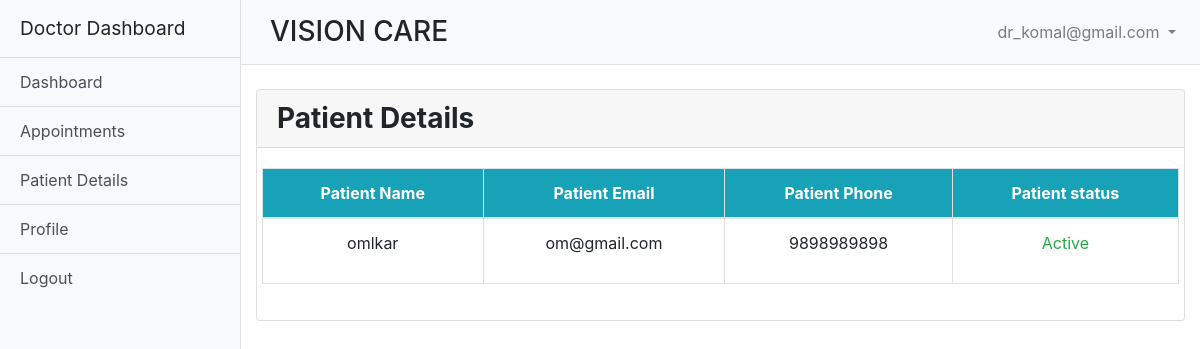
Screenshot of /doctor/viewPatient.php (signed in) with the database file from the repository.
### tables this page shows
CREATE TABLE `user` (
  `user_id` int(11) NOT NULL,
  `user_email` varchar(200) NOT NULL,
  `user_password` varchar(200) NOT NULL,
  `pass_change_status` tinyint(1) NOT NULL DEFAULT 0,
  `user_type` enum('Doctor','Patient','Admin','') NOT NULL,
  `user_name` varchar(300) DEFAULT NULL,
  `phone` varchar(13) DEFAULT NULL,
  `address` varchar(300) DEFAULT NULL,
  `photo` text DEFAULT NULL,
  `user_status` tinyint(1) NOT NULL DEFAULT 1,
  `created_at` timestamp NOT NULL DEFAULT current_timestamp(),
  `updated_at` timestamp NOT NULL DEFAULT current_timestamp()
);

CREATE TABLE `appoitments` (
  `appoitment_id` int(11) NOT NULL,
  `fk_patient_id` int(11) NOT NULL,
  `fk_doctor_id` int(11) NOT NULL,
  `fk_clinic_id` int(11) DEFAULT NULL,
  `appoitment_time` datetime NOT NULL,
  `appoitment_status` enum('Scheduled','completed','Cancelled','Accepted') NOT NULL DEFAULT 'Scheduled',
  `message` varchar(300) DEFAULT NULL,
  `created_at` timestamp NOT NULL DEFAULT current_timestamp(),
  `updated_at` timestamp NOT NULL DEFAULT current_timestamp()
);

### doctor/viewPatient.php (the view, shortened to what this page needs)
<?php
    include "./left_nav.php";
?>
<link rel="stylesheet" href="https://cdn.datatables.net/2.1.0/css/dataTables.dataTables.css" />
    <div class="col-12 ">
                <div class="row">
                    <div class="col-12">
                        <div class="card">
                            <div class="card-header h3">Patient Details</div>
                            <div class="card-body">
                                <div class="row">
                                <table id="example" class="display table table-bordered" style="width:100%">
                        <thead style="background-color: #17a2b8; color: #fff;">
                        <tr class="text-center">
                            <th>Patient Name</th>
                            <th>Patient Email</th>
                            <th>Patient Phone</th>
                            <th>Patient status</th>
                        </tr>
                        </thead>
                        <tbody>
                        <?php
                            $qry = "SELECT * from user u,appoitments ap
                                WHERE ap.fk_doctor_id ='$doctor_id'
                                and u.user_type='Patient'   ";
                            $exc=mysqli_query($con,$qry);
                            while($row=mysqli_fetch_array($exc)){
                                if($row['user_status']==1){
                                    $status="<p class='text-success'>Active</p>";
                                }
                                else{
                                    $status="<p class='text-danger'>In Active<p>";
                                }
                                ?>
                            <tr class="text-center">
                                <td><?php echo $row['user_name'] ?></td>
                                <td><?php echo $row['user_email'] ?></td>
                                <td><?php echo $row['phone'] ?></td>
                                <td><?php echo $status ?></td>
                            </tr>
                        <?php
                            }
                        ?>
                        </tbody>
                    </table>
                                </div>
                            </div>
                        </div>
                        <br>
                    </div>
                </div>
    </div>
<?php
    include "./footer.php";
?>

### doctor/left_nav.php (shortened to what this page needs)
<?php include '../dbconn.php' ?>
<?php
    $dr_email = $_SESSION['email'];
    $dct_qry = "select * from user where user_email = '$dr_email'";
    $dr_exc = mysqli_query($con,$dct_qry);
    while($row = mysqli_fetch_array($dr_exc))
    {
        $doctor_id = $row['user_id'];
        $dr_email = $row['user_email'];
    }
?>
<!DOCTYPE html>
<html lang="en">
<head>
    <link rel="stylesheet" href="https://cdn.datatables.net/1.12.1/css/jquery.dataTables.min.css">
    <link rel="stylesheet" href="https://code.jquery.com/jquery-3.5.1.js">
    <link rel="stylesheet" href="https://cdn.datatables.net/1.12.1/js/jquery.dataTables.min.js">
    <link rel="stylesheet" type="text/css" href="https://cdn.datatables.net/v/bs4/dt-1.12.1/datatables.min.css"/>
    <link href="css/bootstrap.min.css" rel="stylesheet">
    <link href="css/style.css" rel="stylesheet">
</head>
<body>
<div class="d-flex" id="wrapper">
<div class="bg-light border-right" id="sidebar-wrapper">
    <div class="sidebar-heading">Doctor Dashboard </div>
    <div class="list-group list-group-flush">
        <a href="dashboard.php" class="list-group-item list-group-item-action bg-light">Dashboard</a>
        <a href="viewAllAppointment.php" class="list-group-item list-group-item-action bg-light">Appointments</a>
        <a href="viewPatient.php" class="list-group-item list-group-item-action bg-light">Patient Details</a>
        <a href="./profile.php" class="list-group-item list-group-item-action bg-light">Profile</a>
        <a href="./logout.php" class="list-group-item list-group-item-action bg-light">Logout</a>
    </div>
</div>
<div id="page-content-wrapper">
    <nav class="navbar navbar-expand-lg navbar-light bg-light border-bottom">
        <button class="btn " id="menu-toggle"><span class="h3">VISION CARE</span></button>
        <div class="collapse navbar-collapse" id="navbarSupportedContent">
            <ul class="navbar-nav ml-auto mt-2 mt-lg-0">
                <li class="nav-item dropdown">
                    <a class="nav-link dropdown-toggle" href="#" id="navbarDropdown" role="button"
                        data-toggle="dropdown" aria-haspopup="true" aria-expanded="false">
                        <?php echo $dr_email ?>
                    </a>
                </li>
            </ul>
        </div>
    </nav>
    <br>

### doctor/css/style.css (style rules this page uses)
#wrapper { overflow-x: hidden; }
#sidebar-wrapper { min-height: 100vh; margin-left: -15rem; -webkit-transition: margin .25s ease-out; -moz-transition: margin .25s ease-out; -o-transition: margin .25s ease-out; transition: margin .25s ease-out; }
#sidebar-wrapper .sidebar-heading { padding: 0.875rem 1.25rem; font-size: 1.2rem; }
#sidebar-wrapper .list-group { width: 15rem; }
#page-content-wrapper { min-width: 100vw; }
@media (min-width: 768px) { #sidebar-wrapper { margin-left: 0; } }
@media (min-width: 768px) { #page-content-wrapper { min-width: 0; width: 100%; } }
.card-header { font-weight: bold; }

### rows the page displays
user: user_email "dr_komal@gmail.com"
appoitments: fk_patient.user_name "omlkar", fk_patient.user_email "om@gmail.com", fk_patient.phone "9898989898"
